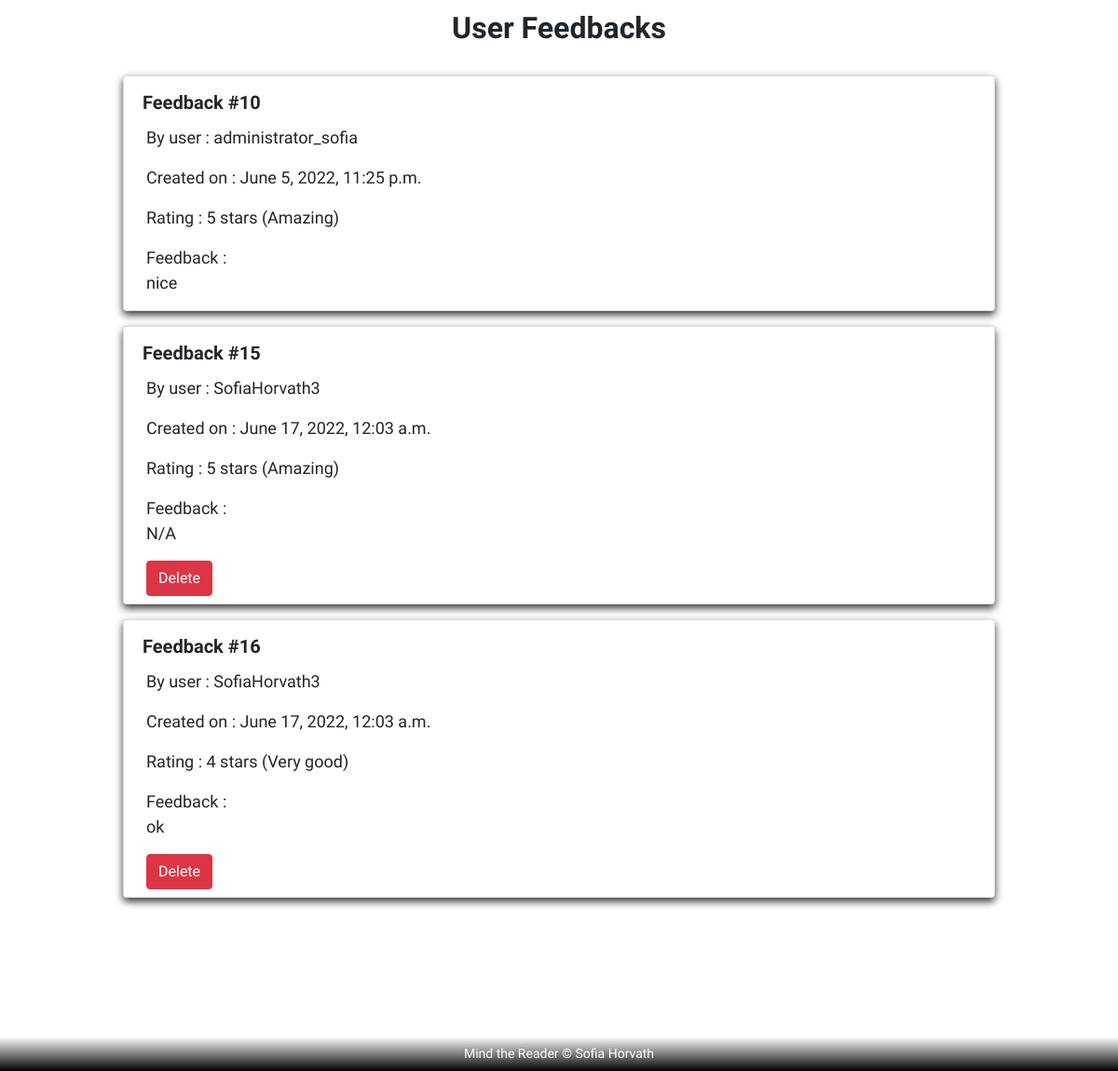
Page /feedback/ (signed in, lower part) on the earlier database version.
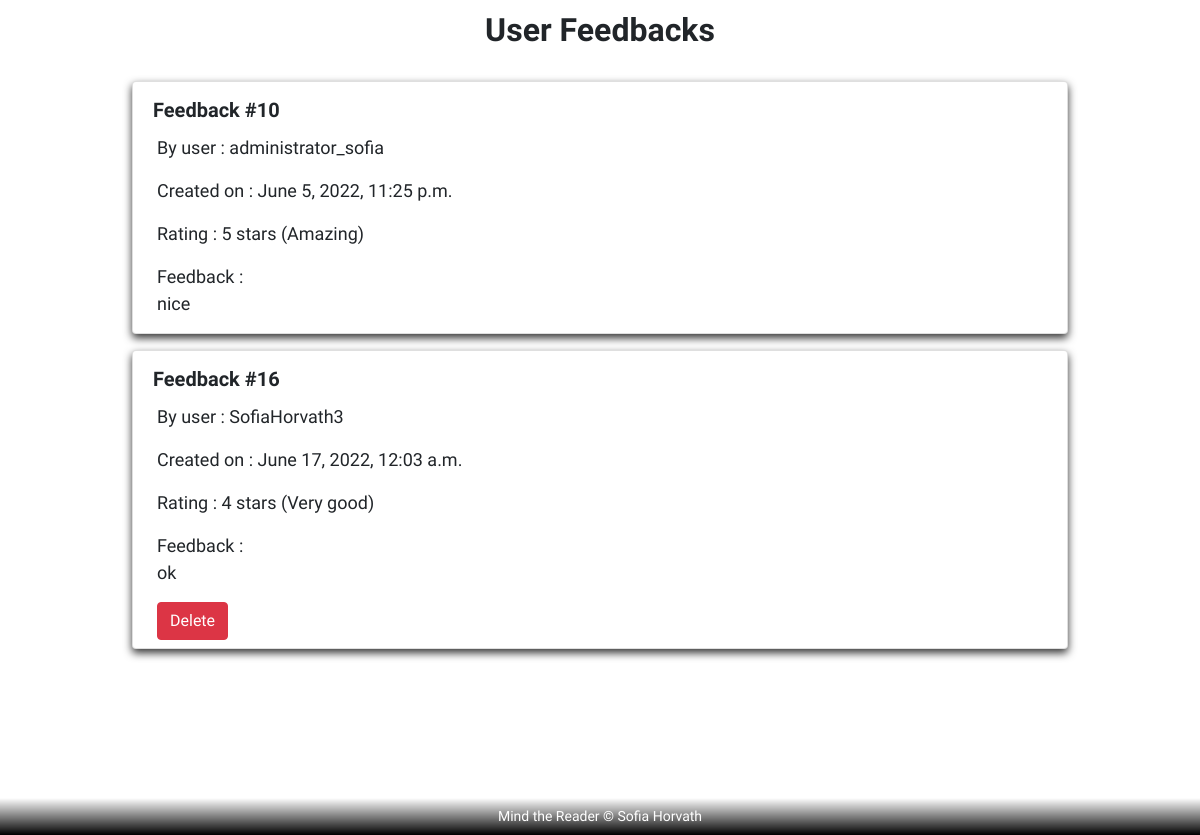
Same page on the later database version.
### feedback/models.py (models this page shows)
class Feedback(models.Model):
    rating_point = models.IntegerField(null=True, blank=True)
    rating_description = models.CharField(max_length=255, blank=True, null=True)
    content = models.TextField(max_length=355, blank=True, null=True)
    created = models.DateTimeField(auto_now_add=True, blank=True, null=True)
    user = models.ForeignKey(settings.AUTH_USER_MODEL, on_delete=models.CASCADE, blank=True, null=True)

### feedback/views.py (the view, shortened to what this page needs)
# urls.py: path('', views.feedback, name='feedback'),
def feedback(request):
    context = {}
    context['feedbacks'] = Feedback.objects.all()
    if request.method == "POST" and request.POST.get('feedback-to-delete'):
        feedback = Feedback.objects.filter(id=request.POST['feedback-to-delete']).first()
        feedback.delete()
        messages.success(request, 'Feedback was deleted.')
        return render(request, 'feedback/feedback.html', context=context)
    return render(request, 'feedback/feedback.html', context=context)

### shopping_bag/contexts.py (called while the page is built, shortened)
def my_bag_contents(request):
    bag_items = []
    total = 0
    product_count = 0
    bag = request.session.get('bag', {})
    if total < settings.FREE_DELIVERY_THRESHOLD:
        delivery = total * Decimal(settings.STANDARD_DELIVERY_PERCENTAGE / 100)
        free_delivery_delta = settings.FREE_DELIVERY_THRESHOLD - total
    else:
        delivery = 0
        free_delivery_delta = 0
    grand_total = delivery + total
    context = {
        'bag_items': bag_items,
        'total': total,
        'product_count': product_count,
        'delivery': delivery,
        'free_delivery_delta': free_delivery_delta,
        'free_delivery_threshold': settings.FREE_DELIVERY_THRESHOLD,
        'grand_total': grand_total,
    }
    return context

### feedback/templates/feedback/feedback.html (shortened to what this page needs)
{% extends 'base.html' %}
{% block content %}
<div class="container main-container">
    {% if request.user.is_authenticated %}
    <article>
        <br>
        <section class="row">
            <header class="row mt-2 mb-3">
                <h2 class="text-center text-dark white-shadow bold mb-3">User Feedbacks</h2>
            </header>
            <br>
            {% for f in feedbacks %}
                <div class="card card-shadow card-blog mb-3">
                    <article class="row">
                        <header class="ms-2">
                            <h5 class="mt-3 feedback-post-title"><strong>Feedback #{{f.id}}</strong></h5>
                        </header>
                        <section>
                            <p class="mt-1">By user : {{f.user}}</p>
                            <p>Created on : {{f.created}}</p>
                            <p>Rating : {{f.rating_point}} stars ({{f.rating_description}})</p>
                            <p>Feedback :<br>{{f.content|default:"N/A"}}</p>
                        </section>
                    </article>
                    {% if request.user == f.user or request.user.is_superuser %}
                        <form method="POST">
                            <div class="row mb-2">
                                <div class="col-12">
                                    <input type="submit" value="Delete" class="btn btn-md btn-danger">
                                </div>
                            </div>
                        </form>
                    {% endif %}
                </div>
            {% endfor %}
        </section>
    </article>
    {% endif %}
</div>
{% endblock content %}

Differences in the rows shown:
removed Feedback: id "15", user "SofiaHorvath3", created "June 17, 2022, 12:03 a.m.", rating_point "5", rating_description "Amazing", content "N/A"
